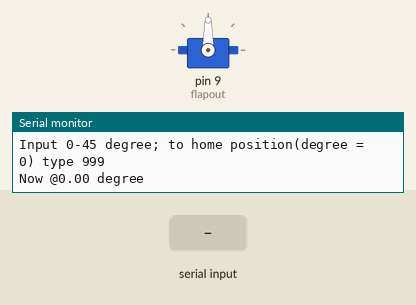
Bench run of a sketch on a simulated Arduino Uno, built with avr-gcc and run on an emulated ATmega328P. Parts: servo, the last lines printed to the serial monitor. The inputs (shaded band) are chosen by the test bench.

Above: at 1.2 s.
1.3 s: "90,45\n" received over Serial
At 2.0 s:
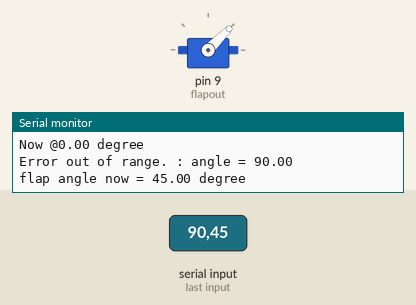
2.8 s: "30,150\n" received over Serial
At 4.0 s:
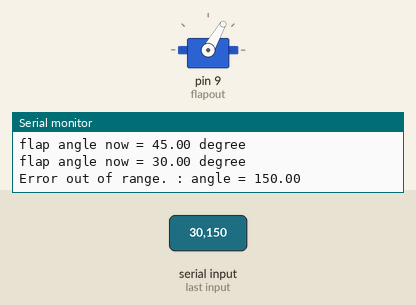
4.3 s: "999\n" received over Serial
At 5.4 s:
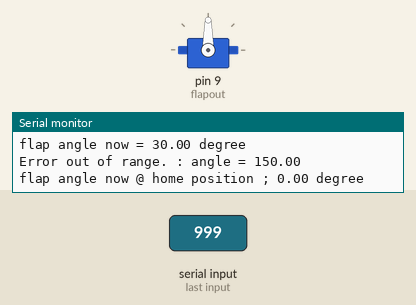
Timing chart, 0 to 7.3 s (numbered marks = the images above; inputs shaded):
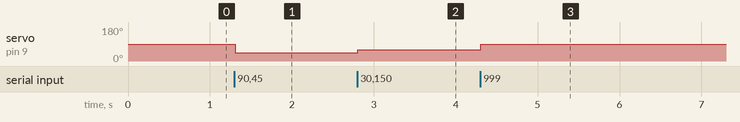

Measured:
- after the input at 1.3 s, servo on pin 9 (flapout): 90° → 45° at once
- after the input at 2.8 s, servo on pin 9 (flapout): 45° → 60° at once
- after the input at 4.3 s, servo on pin 9 (flapout): 60° → 90° at once

The sketch:

contrl_flap.ino
```cpp
#include <Servo.h>


Servo flapout ;
double angle = 0; //don't fix
double dangle = 0; //don't fix
double hangle = 90; //home angle

void setup()
{
  Serial.begin(9600);
  flapout.attach(9);
  Serial.println("Hello");
  Serial.println("Control flap angle");
  Serial.println("Input 0-45 degree; to home position(degree = 0) type 999");
  flapout.write(hangle);
  Serial.println("Now @" + String(dangle) + " degree");
}

void loop()
{
  if(Serial.available()){
    angle = Serial.parseInt();
  }
  if (angle > 0 && angle <= 45){
    if (angle != dangle && angle != 999){
      flapout.write(hangle-angle);
      Serial.println("flap angle now = "+ String(angle) + " degree");
    }
  }
  if (angle == 999){
    flapout.write(hangle);
    Serial.println("flap angle now @ home position ; " + String(dangle) + " degree");
  }
  if ((angle < 0 || angle > 45)&& angle != 999)
  {
    Serial.println("Error out of range. : angle = " + String(angle));
  }
}
```
